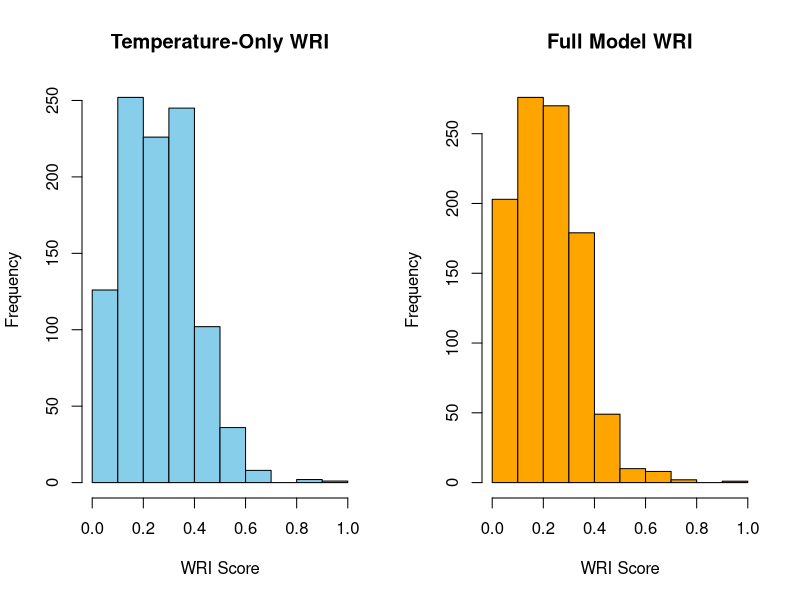
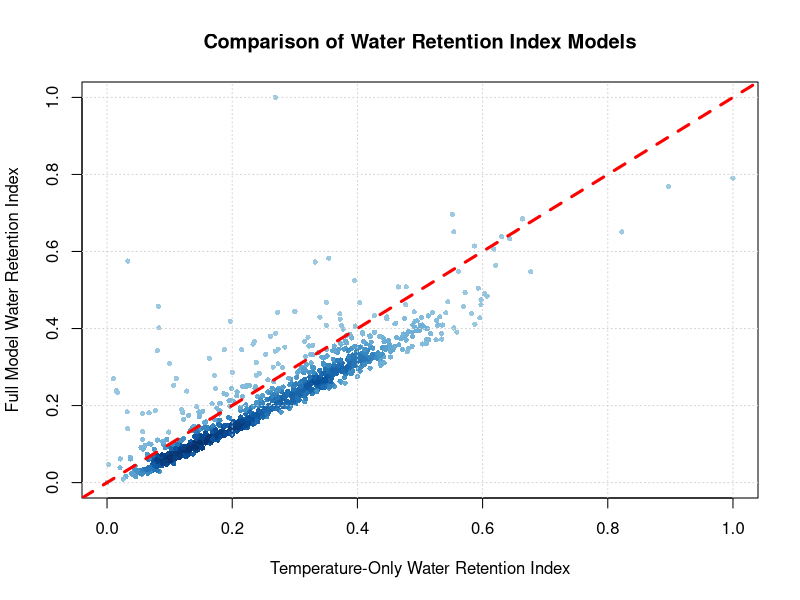

These figures' R source, in order:

# Load datasets
df_full <- read.csv("csv/exoplanets_with_WRI_weighted.csv")
df_temp <- read.csv("csv/exoplanets_with_WRI_temp_only.csv")

# Merge them by the exoplanet name
df_compare <- merge(df_full, df_temp,
                    by = "pl_name",
                    suffixes = c("_full", "_temp"))


# Scatter Plot Comparison
png("plots/WRI_scatter_comparison.png",
    width = 1000,
    height = 800)

# Color density
point_density <- densCols(df_compare$WRI_temp_only,
                          df_compare$WRI_weighted)

plot(df_compare$WRI_temp_only,
     df_compare$WRI_weighted,
     col = point_density,
     pch = 16,
     cex = 0.7,
     xlab = "Temperature-Only Water Retention Index",
     ylab = "Full Model Water Retention Index",
     main = "Comparison of Water Retention Index Models")

# Add grid
grid()

# Agreement line
abline(0,1,
       col="red",
       lwd=3,
       lty=2)

dev.off()

# Histogram Comparison of the two
par(mfrow=c(1,2))

hist(df_compare$WRI_temp_only,
     col="skyblue",
     main="Temperature-Only WRI",
     xlab="WRI Score")

hist(df_compare$WRI_weighted,
     col="orange",
     main="Full Model WRI",
     xlab="WRI Score")

par(mfrow=c(1,1))


# Correlation Between Scores
correlation <- cor(df_compare$WRI_temp_only,
                   df_compare$WRI_weighted)

cat("Correlation between scores:", correlation, "\n")


# Difference Analysis
df_compare$WRI_difference <- df_compare$WRI_weighted -
                            df_compare$WRI_temp_only

summary(df_compare$WRI_difference)
